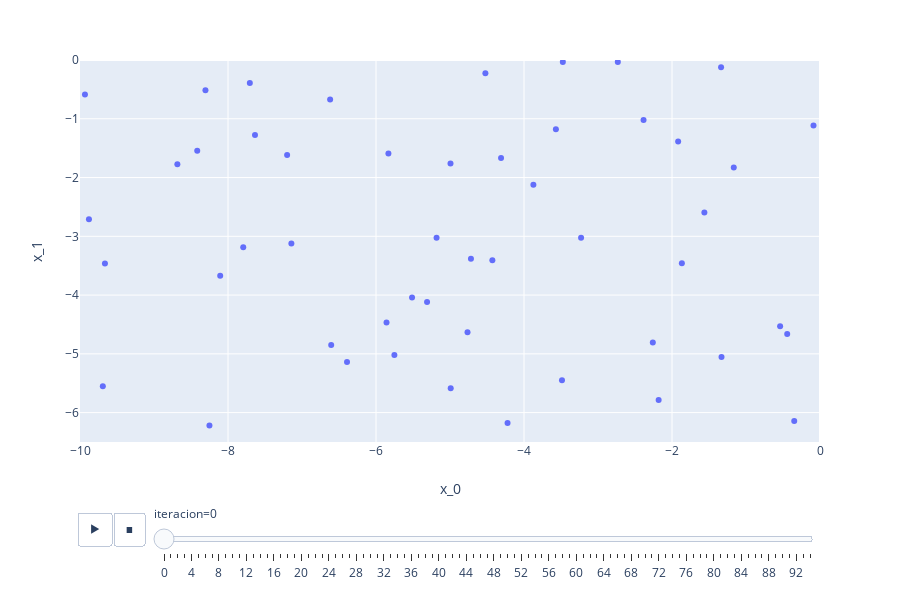

The code cell stored with this chart in its notebook:
### Code cell
px.scatter(
    df_posiciones,
    x       = "x_0",
    y       = "x_1",
    range_x = [-10, 0],
    range_y = [-6.5, 0],
    animation_frame = "iteracion"
)

### Figure 1 — Plotly figure (JSON) as saved in the notebook; plotly's stock layout.template omitted (floating-point values rounded to 4 significant figures)
{"data": [{"hovertemplate": "iteracion=0<br>x_0=%{x}<br>x_1=%{y}<extra></extra>", "legendgroup": "", "marker": {"color": "#636efa", "symbol": "circle"}, "mode": "markers", "name": "", "showlegend": false, "type": "scatter", "uid": "533d03ab-77a3-4b0d-8485-2189742f6de9", "x": [-8.305, -3.475, -1.867, -7.144, -9.663, -5.182, -7.705, -1.562, -3.569, -4.99, -1.337, -9.933, -5.513, -2.732, -8.684, -9.691, -1.165, -0.3482, -4.993, -9.879, -2.385, -8.416, -4.428, -4.222, -2.259, -4.31, -5.858, -8.251, -5.832, -3.487, -4.763, -5.751, -6.605, -8.105, -4.522, -5.31, -3.229, -6.62, -1.917, -2.18, -7.794, -0.4431, -0.08797, -4.717, -7.635, -3.873, -0.5391, -6.391, -7.201, -1.331], "xaxis": "x", "y": [-0.5126, -0.03363, -3.459, -3.12, -3.462, -3.023, -0.3895, -2.596, -1.177, -5.584, -0.1222, -0.5877, -4.042, -0.03228, -1.774, -5.55, -1.827, -6.143, -1.762, -2.708, -1.022, -1.543, -3.409, -6.176, -4.808, -1.666, -4.465, -6.218, -1.589, -5.448, -4.633, -5.019, -4.848, -3.673, -0.2252, -4.119, -3.023, -0.6726, -1.388, -5.787, -3.186, -4.663, -1.114, -3.381, -1.277, -2.123, -4.53, -5.14, -1.615, -5.052], "yaxis": "y"}], "layout": {"grid": {"xaxes": ["x"], "xgap": 0.1, "xside": "bottom", "yaxes": ["y"], "ygap": 0.1, "yside": "left"}, "height": 600, "legend": {"tracegroupgap": 0}, "margin": {"t": 60}, "sliders": [{"active": 0, "currentvalue": {"prefix": "iteracion="}, "len": 0.9, "pad": {"b": 10, "t": 60}, "steps": [{"args": [["0"], {"frame": {"duration": 0, "redraw": false}, "fromcurrent": true, "mode": "immediate", "transition": {"duration": 0, "easing": "linear"}}], "label": "0", "method": "animate"}, {"args": [["1"], {"frame": {"duration": 0, "redraw": false}, "fromcurrent": true, "mode": "immediate", "transition": {"duration": 0, "easing": "linear"}}], "label": "1", "method": "animate"}, {"args": [["2"], {"frame": {"duration": 0, "redraw": false}, "fromcurrent": true, "mode": "immediate", "transition": {"duration": 0, "easing": "linear"}}], "label": "2", "method": "animate"}, {"args": [["3"], {"frame": {"duration": 0, "redraw": false}, "fromcurrent": true, "mode": "immediate", "transition": {"duration": 0, "easing": "linear"}}], "label": "3", "method": "animate"}, {"args": [["4"], {"frame": {"duration": 0, "redraw": false}, "fromcurrent": true, "mode": "immediate", "transition": {"duration": 0, "easing": "linear"}}], "label": "4", "method": "animate"}, {"args": [["5"], {"frame": {"duration": 0, "redraw": false}, "fromcurrent": true, "mode": "immediate", "transition": {"duration": 0, "easing": "linear"}}], "label": "5", "method": "animate"}, {"args": [["6"], {"frame": {"duration": 0, "redraw": false}, "fromcurrent": true, "mode": "immediate", "transition": {"duration": 0, "easing": "linear"}}], "label": "6", "method": "animate"}, {"args": [["7"], {"frame": {"duration": 0, "redraw": false}, "fromcurrent": true, "mode": "immediate", "transition": {"duration": 0, "easing": "linear"}}], "label": "7", "method": "animate"}, {"args": [["8"], {"frame": {"duration": 0, "redraw": false}, "fromcurrent": true, "mode": "immediate", "transition": {"duration": 0, "easing": "linear"}}], "label": "8", "method": "animate"}, {"args": [["9"], {"frame": {"duration": 0, "redraw": false}, "fromcurrent": true, "mode": "immediate", "transition": {"duration": 0, "easing": "linear"}}], "label": "9", "method": "animate"}, {"args": [["10"], {"frame": {"duration": 0, "redraw": false}, "fromcurrent": true, "mode": "immediate", "transition": {"duration": 0, "easing": "linear"}}], "label": "10", "method": "animate"}, {"args": [["11"], {"frame": {"duration": 0, "redraw": false}, "fromcurrent": true, "mode": "immediate", "transition": {"duration": 0, "easing": "linear"}}], "label": "11", "method": "animate"}, {"args": [["12"], {"frame": {"duration": 0, "redraw": false}, "fromcurrent": true, "mode": "immediate", "transition": {"duration": 0, "easing": "linear"}}], "label": "12", "method": "animate"}, {"args": [["13"], {"frame": {"duration": 0, "redraw": false}, "fromcurrent": true, "mode": "immediate", "transition": {"duration": 0, "easing": "linear"}}], "label": "13", "method": "animate"}, {"args": [["14"], {"frame": {"duration": 0, "redraw": false}, "fromcurrent": true, "mode": "immediate", "transition": {"duration": 0, "easing": "linear"}}], "label": "14", "method": "animate"}, {"args": [["15"], {"frame": {"duration": 0, "redraw": false}, "fromcurrent": true, "mode": "immediate", "transition": {"duration": 0, "easing": "linear"}}], "label": "15", "method": "animate"}, {"args": [["16"], {"frame": {"duration": 0, "redraw": false}, "fromcurrent": true, "mode": "immediate", "transition": {"duration": 0, "easing": "linear"}}], "label": "16", "method": "animate"}, {"args": [["17"], {"frame": {"duration": 0, "redraw": false}, "fromcurrent": true, "mode": "immediate", "transition": {"duration": 0, "easing": "linear"}}], "label": "17", "method": "animate"}, {"args": [["18"], {"frame": {"duration": 0, "redraw": false}, "fromcurrent": true, "mode": "immediate", "transition": {"duration": 0, "easing": "linear"}}], "label": "18", "method": "animate"}, {"args": [["19"], {"frame": {"duration": 0, "redraw": false}, "fromcurrent": true, "mode": "immediate", "transition": {"duration": 0, "easing": "linear"}}], "label": "19", "method": "animate"}, {"args": [["20"], {"frame": {"duration": 0, "redraw": false}, "fromcurrent": true, "mode": "immediate", "transition": {"duration": 0, "easing": "linear"}}], "label": "20", "method": "animate"}, {"args": [["21"], {"frame": {"duration": 0, "redraw": false}, "fromcurrent": true, "mode": "immediate", "transition": {"duration": 0, "easing": "linear"}}], "label": "21", "method": "animate"}, {"args": [["22"], {"frame": {"duration": 0, "redraw": false}, "fromcurrent": true, "mode": "immediate", "transition": {"duration": 0, "easing": "linear"}}], "label": "22", "method": "animate"}, {"args": [["23"], {"frame": {"duration": 0, "redraw": false}, "fromcurrent": true, "mode": "immediate", "transition": {"duration": 0, "easing": "linear"}}], "label": "23", "method": "animate"}, {"args": [["24"], {"frame": {"duration": 0, "redraw": false}, "fromcurrent": true, "mode": "immediate", "transition": {"duration": 0, "easing": "linear"}}], "label": "24", "method": "animate"}, {"args": [["25"], {"frame": {"duration": 0, "redraw": false}, "fromcurrent": true, "mode": "immediate", "transition": {"duration": 0, "easing": "linear"}}], "label": "25", "method": "animate"}, {"args": [["26"], {"frame": {"duration": 0, "redraw": false}, "fromcurrent": true, "mode": "immediate", "transition": {"duration": 0, "easing": "linear"}}], "label": "26", "method": "animate"}, {"args": [["27"], {"frame": {"duration": 0, "redraw": false}, "fromcurrent": true, "mode": "immediate", "transition": {"duration": 0, "easing": "linear"}}], "label": "27", "method": "animate"}, {"args": [["28"], {"frame": {"duration": 0, "redraw": false}, "fromcurrent": true, "mode": "immediate", "transition": {"duration": 0, "easing": "linear"}}], "label": "28", "method": "animate"}, {"args": [["29"], {"frame": {"duration": 0, "redraw": false}, "fromcurrent": true, "mode": "immediate", "transition": {"duration": 0, "easing": "linear"}}], "label": "29", "method": "animate"}, {"args": [["30"], {"frame": {"duration": 0, "redraw": false}, "fromcurrent": true, "mode": "immediate", "transition": {"duration": 0, "easing": "linear"}}], "label": "30", "method": "animate"}, {"args": [["31"], {"frame": {"duration": 0, "redraw": false}, "fromcurrent": true, "mode": "immediate", "transition": {"duration": 0, "easing": "linear"}}], "label": "31", "method": "animate"}, {"args": [["32"], {"frame": {"duration": 0, "redraw": false}, "fromcurrent": true, "mode": "immediate", "transition": {"duration": 0, "easing": "linear"}}], "label": "32", "method": "animate"}, {"args": [["33"], {"frame": {"duration": 0, "redraw": false}, "fromcurrent": true, "mode": "immediate", "transition": {"duration": 0, "easing": "linear"}}], "label": "33", "method": "animate"}, {"args": [["34"], {"frame": {"duration": 0, "redraw": false}, "fromcurrent": true, "mode": "immediate", "transition": {"duration": 0, "easing": "linear"}}], "label": "34", "method": "animate"}, {"args": [["35"], {"frame": {"duration": 0, "redraw": false}, "fromcurrent": true, "mode": "immediate", "transition": {"duration": 0, "easing": "linear"}}], "label": "35", "method": "animate"}, {"args": [["36"], {"frame": {"duration": 0, "redraw": false}, "fromcurrent": true, "mode": "immediate", "transition": {"duration": 0, "easing": "linear"}}], "label": "36", "method": "animate"}, {"args": [["37"], {"frame": {"duration": 0, "redraw": false}, "fromcurrent": true, "mode": "immediate", "transition": {"duration": 0, "easing": "linear"}}], "label": "37", "method": "animate"}, {"args": [["38"], {"frame": {"duration": 0, "redraw": false}, "fromcurrent": true, "mode": "immediate", "transition": {"duration": 0, "easing": "linear"}}], "label": "38", "method": "animate"}, {"args": [["39"], {"frame": {"duration": 0, "redraw": false}, "fromcurrent": true, "mode": "immediate", "transition": {"duration": 0, "easing": "linear"}}], "label": "39", "method": "animate"}, {"args": [["40"], {"frame": {"duration": 0, "redraw": false}, "fromcurrent": true, "mode": "immediate", "transition": {"duration": 0, "easing": "linear"}}], "label": "40", "method": "animate"}, {"args": [["41"], {"frame": {"duration": 0, "redraw": false}, "fromcurrent": true, "mode": "immediate", "transition": {"duration": 0, "easing": "linear"}}], "label": "41", "method": "animate"}, {"args": [["42"], {"frame": {"duration": 0, "redraw": false}, "fromcurrent": true, "mode": "immediate", "transition": {"duration": 0, "easing": "linear"}}], "label": "42", "method": "animate"}, {"args": [["43"], {"frame": {"duration": 0, "redraw": false}, "fromcurrent": true, "mode": "immediate", "transition": {"duration": 0, "easing": "linear"}}], "label": "43", "method": "animate"}, {"args": [["44"], {"frame": {"duration": 0, "redraw": false}, "fromcurrent": true, "mode": "immediate", "transition": {"duration": 0, "easing": "linear"}}], "label": "44", "method": "animate"}, {"args": [["45"], {"frame": {"duration": 0, "redraw": false}, "fromcurrent": true, "mode": "immediate", "transition": {"duration": 0, "easing": "linear"}}], "label": "45", "method": "animate"}, {"args": [["46"], {"frame": {"duration": 0, "redraw": false}, "fromcurrent": true, "mode": "immediate", "transition": {"duration": 0, "easing": "linear"}}], "label": "46", "method": "animate"}, {"args": [["47"], {"frame": {"duration": 0, "redraw": false}, "fromcurrent": true, "mode": "immediate", "transition": {"duration": 0, "easing": "linear"}}], "label": "47", "method": "animate"}, {"args": [["48"], {"frame": {"duration": 0, "redraw": false}, "fromcurrent": true, "mode": "immediate", "transition": {"duration": 0, "easing": "linear"}}], "label": "48", "method": "animate"}, {"args": [["49"], {"frame": {"duration": 0, "redraw": false}, "fromcurrent": true, "mode": "immediate", "transition": {"duration": 0, "easing": "linear"}}], "label": "49", "method": "animate"}, {"args": [["50"], {"frame": {"duration": 0, "redraw": false}, "fromcurrent": true, "mode": "immediate", "transition": {"duration": 0, "easing": "linear"}}], "label": "50", "method": "animate"}, {"args": [["51"], {"frame": {"duration": 0, "redraw": false}, "fromcurrent": true, "mode": "immediate", "transition": {"duration": 0, "easing": "linear"}}], "label": "51", "method": "animate"}, {"args": [["52"], {"frame": {"duration": 0, "redraw": false}, "fromcurrent": true, "mode": "immediate", "transition": {"duration": 0, "easing": "linear"}}], "label": "52", "method": "animate"}, {"args": [["53"], {"frame": {"duration": 0, "redraw": false}, "fromcurrent": true, "mode": "immediate", "transition": {"duration": 0, "easing": "linear"}}], "label": "53", "method": "animate"}, {"args": [["54"], {"frame": {"duration": 0, "redraw": false}, "fromcurrent": true, "mode": "immediate", "transition": {"duration": 0, "easing": "linear"}}], "label": "54", "method": "animate"}, {"args": [["55"], {"frame": {"duration": 0, "redraw": false}, "fromcurrent": true, "mode": "immediate", "transition": {"duration": 0, "easing": "linear"}}], "label": "55", "method": "animate"}, {"args": [["56"], {"frame": {"duration": 0, "redraw": false}, "fromcurrent": true, "mode": "immediate", "transition": {"duration": 0, "easing": "linear"}}], "label": "56", "method": "animate"}, {"args": [["57"], {"frame": {"duration": 0, "redraw": false}, "fromcurrent": true, "mode": "immediate", "transition": {"duration": 0, "easing": "linear"}}], "label": "57", "method": "animate"}, {"args": [["58"], {"frame": {"duration": 0, "redraw": false}, "fromcurrent": true, "mode": "immediate", "transition": {"duration": 0, "easing": "linear"}}], "label": "58", "method": "animate"}, {"args": [["59"], {"frame": {"duration": 0, "redraw": false}, "fromcurrent": true, "mode": "immediate", "transition": {"duration": 0, "easing": "linear"}}], "label": "59", "method": "animate"}, {"args": [["60"], {"frame": {"duration": 0, "redraw": false}, "fromcurrent": true, "mode": "immediate", "transition": {"duration": 0, "easing": "linear"}}], "label": "60", "method": "animate"}, {"args": [["61"], {"frame": {"duration": 0, "redraw": false}, "fromcurrent": true, "mode": "immediate", "transition": {"duration": 0, "easing": "linear"}}], "label": "61", "method": "animate"}, {"args": [["62"], {"frame": {"duration": 0, "redraw": false}, "fromcurrent": true, "mode": "immediate", "transition": {"duration": 0, "easing": "linear"}}], "label": "62", "method": "animate"}, {"args": [["63"], {"frame": {"duration": 0, "redraw": false}, "fromcurrent": true, "mode": "immediate", "transition": {"duration": 0, "easing": "linear"}}], "label": "63", "method": "animate"}, {"args": [["64"], {"frame": {"duration": 0, "redraw": false}, "fromcurrent": true, "mode": "immediate", "transition": {"duration": 0, "easing": "linear"}}], "label": "64", "method": "animate"}, {"args": [["65"], {"frame": {"duration": 0, "redraw": false}, "fromcurrent": true, "mode": "immediate", "transition": {"duration": 0, "easing": "linear"}}], "label": "65", "method": "animate"}, {"args": [["66"], {"frame": {"duration": 0, "redraw": false}, "fromcurrent": true, "mode": "immediate", "transition": {"duration": 0, "easing": "linear"}}], "label": "66", "method": "animate"}, {"args": [["67"], {"frame": {"duration": 0, "redraw": false}, "fromcurrent": true, "mode": "immediate", "transition": {"duration": 0, "easing": "linear"}}], "label": "67", "method": "animate"}, {"args": [["68"], {"frame": {"duration": 0, "redraw": false}, "fromcurrent": true, "mode": "immediate", "transition": {"duration": 0, "easing": "linear"}}], "label": "68", "method": "animate"}, {"args": [["69"], {"frame": {"duration": 0, "redraw": false}, "fromcurrent": true, "mode": "immediate", "transition": {"duration": 0, "easing": "linear"}}], "label": "69", "method": "animate"}, {"args": [["70"], {"frame": {"duration": 0, "redraw": false}, "fromcurrent": true, "mode": "immediate", "transition": {"duration": 0, "easing": "linear"}}], "label": "70", "method": "animate"}, {"args": [["71"], {"frame": {"duration": 0, "redraw": false}, "fromcurrent": true, "mode": "immediate", "transition": {"duration": 0, "easing": "linear"}}], "label": "71", "method": "animate"}, {"args": [["72"], {"frame": {"duration": 0, "redraw": false}, "fromcurrent": true, "mode": "immediate", "transition": {"duration": 0, "easing": "linear"}}], "label": "72", "method": "animate"}, {"args": [["73"], {"frame": {"duration": 0, "redraw": false}, "fromcurrent": true, "mode": "immediate", "transition": {"duration": 0, "easing": "linear"}}], "label": "73", "method": "animate"}, {"args": [["74"], {"frame": {"duration": 0, "redraw": false}, "fromcurrent": true, "mode": "immediate", "transition": {"duration": 0, "easing": "linear"}}], "label": "74", "method": "animate"}, {"args": [["75"], {"frame": {"duration": 0, "redraw": false}, "fromcurrent": true, "mode": "immediate", "transition": {"duration": 0, "easing": "linear"}}], "label": "75", "method": "animate"}, {"args": [["76"], {"frame": {"duration": 0, "redraw": false}, "fromcurrent": true, "mode": "immediate", "transition": {"duration": 0, "easing": "linear"}}], "label": "76", "method": "animate"}, {"args": [["77"], {"frame": {"duration": 0, "redraw": false}, "fromcurrent": true, "mode": "immediate", "transition": {"duration": 0, "easing": "linear"}}], "label": "77", "method": "animate"}, {"args": [["78"], {"frame": {"duration": 0, "redraw": false}, "fromcurrent": true, "mode": "immediate", "transition": {"duration": 0, "easing": "linear"}}], "label": "78", "method": "animate"}, {"args": [["79"], {"frame": {"duration": 0, "redraw": false}, "fromcurrent": true, "mode": "immediate", "transition": {"duration": 0, "easing": "linear"}}], "label": "79", "method": "animate"}, {"args": [["80"], {"frame": {"duration": 0, "redraw": false}, "fromcurrent": true, "mode": "immediate", "transition": {"duration": 0, "easing": "linear"}}], "label": "80", "method": "animate"}, {"args": [["81"], {"frame": {"duration": 0, "redraw": false}, "fromcurrent": true, "mode": "immediate", "transition": {"duration": 0, "easing": "linear"}}], "label": "81", "method": "animate"}, {"args": [["82"], {"frame": {"duration": 0, "redraw": false}, "fromcurrent": true, "mode": "immediate", "transition": {"duration": 0, "easing": "linear"}}], "label": "82", "method": "animate"}, {"args": [["83"], {"frame": {"duration": 0, "redraw": false}, "fromcurrent": true, "mode": "immediate", "transition": {"duration": 0, "easing": "linear"}}], "label": "83", "method": "animate"}, {"args": [["84"], {"frame": {"duration": 0, "redraw": false}, "fromcurrent": true, "mode": "immediate", "transition": {"duration": 0, "easing": "linear"}}], "label": "84", "method": "animate"}, {"args": [["85"], {"frame": {"duration": 0, "redraw": false}, "fromcurrent": true, "mode": "immediate", "transition": {"duration": 0, "easing": "linear"}}], "label": "85", "method": "animate"}, {"args": [["86"], {"frame": {"duration": 0, "redraw": false}, "fromcurrent": true, "mode": "immediate", "transition": {"duration": 0, "easing": "linear"}}], "label": "86", "method": "animate"}, {"args": [["87"], {"frame": {"duration": 0, "redraw": false}, "fromcurrent": true, "mode": "immediate", "transition": {"duration": 0, "easing": "linear"}}], "label": "87", "method": "animate"}, {"args": [["88"], {"frame": {"duration": 0, "redraw": false}, "fromcurrent": true, "mode": "immediate", "transition": {"duration": 0, "easing": "linear"}}], "label": "88", "method": "animate"}, {"args": [["89"], {"frame": {"duration": 0, "redraw": false}, "fromcurrent": true, "mode": "immediate", "transition": {"duration": 0, "easing": "linear"}}], "label": "89", "method": "animate"}, {"args": [["90"], {"frame": {"duration": 0, "redraw": false}, "fromcurrent": true, "mode": "immediate", "transition": {"duration": 0, "easing": "linear"}}], "label": "90", "method": "animate"}, {"args": [["91"], {"frame": {"duration": 0, "redraw": false}, "fromcurrent": true, "mode": "immediate", "transition": {"duration": 0, "easing": "linear"}}], "label": "91", "method": "animate"}, {"args": [["92"], {"frame": {"duration": 0, "redraw": false}, "fromcurrent": true, "mode": "immediate", "transition": {"duration": 0, "easing": "linear"}}], "label": "92", "method": "animate"}, {"args": [["93"], {"frame": {"duration": 0, "redraw": false}, "fromcurrent": true, "mode": "immediate", "transition": {"duration": 0, "easing": "linear"}}], "label": "93", "method": "animate"}, {"args": [["94"], {"frame": {"duration": 0, "redraw": false}, "fromcurrent": true, "mode": "immediate", "transition": {"duration": 0, "easing": "linear"}}], "label": "94", "method": "animate"}], "x": 0.1, "xanchor": "left", "y": 0, "yanchor": "top"}], "updatemenus": [{"buttons": [{"args": [null, {"frame": {"duration": 500, "redraw": false}, "fromcurrent": true, "mode": "immediate", "transition": {"duration": 500, "easing": "linear"}}], "label": "&#9654;", "method": "animate"}, {"args": [[null], {"frame": {"duration": 0, "redraw": false}, "fromcurrent": true, "mode": "immediate", "transition": {"duration": 0, "easing": "linear"}}], "label": "&#9724;", "method": "animate"}], "direction": "left", "pad": {"r": 10, "t": 70}, "showactive": false, "type": "buttons", "x": 0.1, "xanchor": "right", "y": 0, "yanchor": "top"}], "xaxis": {"range": [-10, 0], "title": {"text": "x_0"}}, "yaxis": {"range": [-6.5, 0], "title": {"text": "x_1"}}}}
